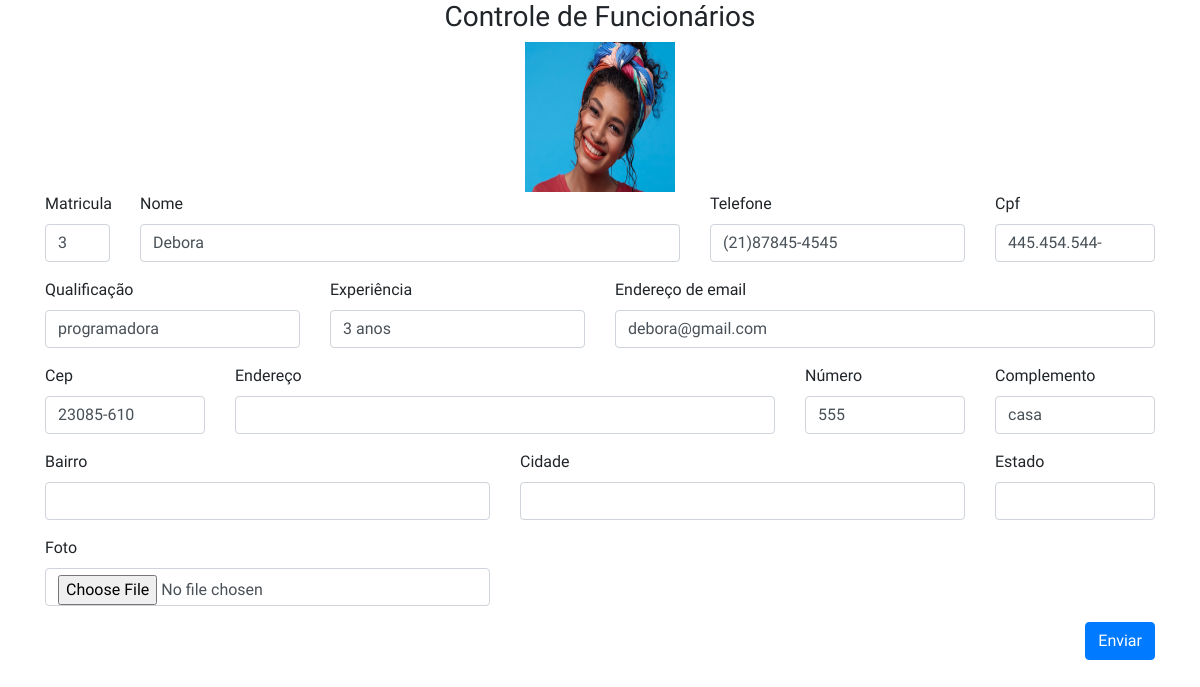
/editar.php?matricula=3, run on the app's committed database.
### tables this page shows
CREATE TABLE `funcionario` (
  `matricula` int(11) NOT NULL,
  `nome` varchar(60) NOT NULL,
  `telefone` varchar(15) NOT NULL,
  `cpf` char(12) NOT NULL,
  `qualificacao` varchar(30) NOT NULL,
  `experiencia` varchar(20) NOT NULL,
  `cep` char(9) NOT NULL,
  `numerocasa` int(11) NOT NULL,
  `complemento` varchar(30) DEFAULT NULL,
  `email` varchar(50) NOT NULL,
  `senha` varchar(255) NOT NULL,
  `status` char(1) NOT NULL,
  `foto` varchar(255) NOT NULL
);

### editar.php (the view)
<?php
    require_once 'conexao.php';
    require_once 'head.php';
    $id = filter_input(INPUT_GET, "matricula", FILTER_SANITIZE_NUMBER_INT);
    $busca = "SELECT * from funcionario where matricula = $id LIMIT 1";
    $resultado= $conn->prepare($busca);
    $resultado->execute();
    if (($resultado) AND ($resultado->rowCount() != 0)) {
        $linha = $resultado->fetch(PDO::FETCH_ASSOC);
        extract($linha);
    }
    else{
        $_SESSION['msg'] = "Funcionário não encontrado!";
        header("Location : relfuncionarios.php");
    }
?>
<form method="POST" action="controlefuncionario.php" enctype="multipart/form-data">
    <div class="container">
        <div class="row">
                <div class="col-md-12 text-center">
                    <h3>Controle de Funcionários</h3>
                </div>
        </div>
        <div class="row">
                <div class="col-md-12 text-center">
                   <img src="<?php echo $foto; ?>" style=width:150px;height:150px;>
                </div>
        </div>
        <div class="row">
            <div class="col-md-1">
                <div class="form-group">
                    <label for="matricula">Matricula</label>
                    <input type="text" class="form-control" name="matricula"
                        value="<?php echo $matricula; ?>"
                    >
                </div>
            </div>
            <div class="col-md-6">
                <div class="form-group">
                    <label for="nome">Nome</label>
                    <input type="text" class="form-control" name="nome"
                    value="<?php echo $nome; ?>"
                    >
                </div>
            </div>
            <div class="col-md-3">
                <div class="form-group">
                    <label for="telefone">Telefone</label>
                    <input type="text" name="telefone" class="form-control" onkeypress="$(this).mask('(00)00000-0000')"
                        value="<?php echo $telefone; ?>"
                    >
                </div>
            </div>
             <div class="col-md-2">
                <div class="form-group">
                    <label for="cpf">Cpf</label>
                    <input type="text" name="cpf" class="form-control" onkeypress="$(this).mask('000.000.000-00');"
                     value="<?php echo $cpf; ?>"
                    >
                </div>
            </div>
        </div>
        <div class="row">
            <div class="col-md-3">
                <div class="form-group">
                    <label for="qualificacao">Qualificação</label>
                    <input type="text" class="form-control" name="qualificacao"
                         value="<?php echo $qualificacao; ?>"
                    >
                </div>
            </div>
            <div class="col-md-3">
                <div class="form-group">
                    <label for="experiencia">Experiência</label>
                    <input type="text" class="form-control" name="experiencia"
                    value="<?php echo $experiencia; ?>"
                    >
                </div>
            </div>
            <div class="col-md-6">
                <div class="form-group">
                    <label for="exampleInputEmail1">Endereço de email</label>
                    <input type="email" name="email" class="form-control" id="exampleInputEmail1" aria-describedby="emailHelp" placeholder="Seu email"
                        value="<?php echo $email; ?>"
                    >
                </div>
            </div>
        </div>
        <div class="row">
            <div class="col-md-2">
                <div class="form-group">
                    <label for="cep">Cep</label>
                    <input type="text" name="cep" class="form-control" id="cep" onblur="pesquisacep(this.value);"
                         value="<?php echo $cep; ?>"
                    >
                </div>
            </div>
            <div class="col-md-6">
                <div class="form-group">
                    <label for="endereco">Endereço</label>
                    <input type="text" class="form-control" id="rua" name="rua">
                </div>
            </div>
            <div class="col-md-2">
                <div class="form-group">
                    <label for="numero">Número</label>
                    <input type="text" class="form-control" name="numero"
                        value="<?php echo $numerocasa; ?>"
                    >
                </div>
            </div>
            <div class="col-md-2">
                <div class="form-group">
                    <label for="complemento">Complemento</label>
                    <input type="text" class="form-control" name="complemento"
                            value="<?php echo $complemento; ?>"
                    >
                </div>
            </div>
        </div>
        <div class="row">
            <div class="col-md-5">
              <div class="form-group">
                 <label for="bairro">Bairro</label><p>
                 <input type="text" class="form-control" id="bairro" name="bairro">
                </div>
            </div>
            <div class="col-md-5">
              <div class="form-group">
                 <label for="cidade">Cidade</label><p>
                 <input type="text" class="form-control" id="cidade" name="cidade">
                </div>
            </div>
            <div class="col-md-2  ">
              <div class="form-group">
                 <label for="uf">Estado</label><p>
                 <input type="text" class="form-control" id="uf" name="uf">
                </div>
            </div>
        </div>
        <div class="row">
            <div class="col-md-5  ">
              <div class="form-group">
                 <label for="foto">Foto</label><p>
                 <input type="file" class="form-control" name="foto">
                </div>
            </div>
        </div>
        <div class="row">
            <div class="col-md-12 text-right">
                <div class="form-group">
                    <input type="submit" class="btn btn-primary" value="Enviar" name="btneditar">
                </div>
            </div>
        </div>
    </div>
</form>
<?php
require_once 'footeradm.php';
?>

### login.css (style rules this page uses)
html,body { background-image: url(''); background-size: cover; background-repeat: no-repeat; height: 100%; font-family: 'Numans', sans-serif; }
.container { height: 100%; align-content: center; }

### data on the page
funcionario: foto (picture), matricula "3", nome "Debora", telefone "(21)87845-4545", cpf "445.454.544-", qualificacao "programadora", experiencia "3 anos", email "debora@gmail.com", cep "23085-610", numero "555", complemento "casa"
